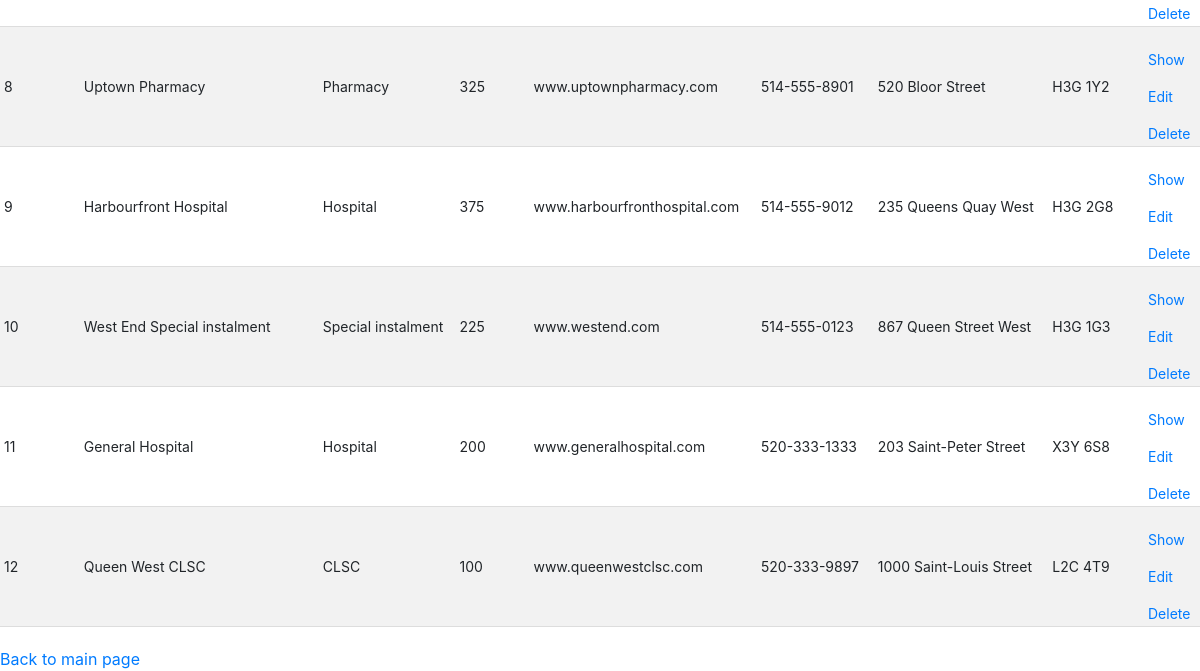
The page /pages/Facilities/index.php (lower part) on the database as committed earlier.
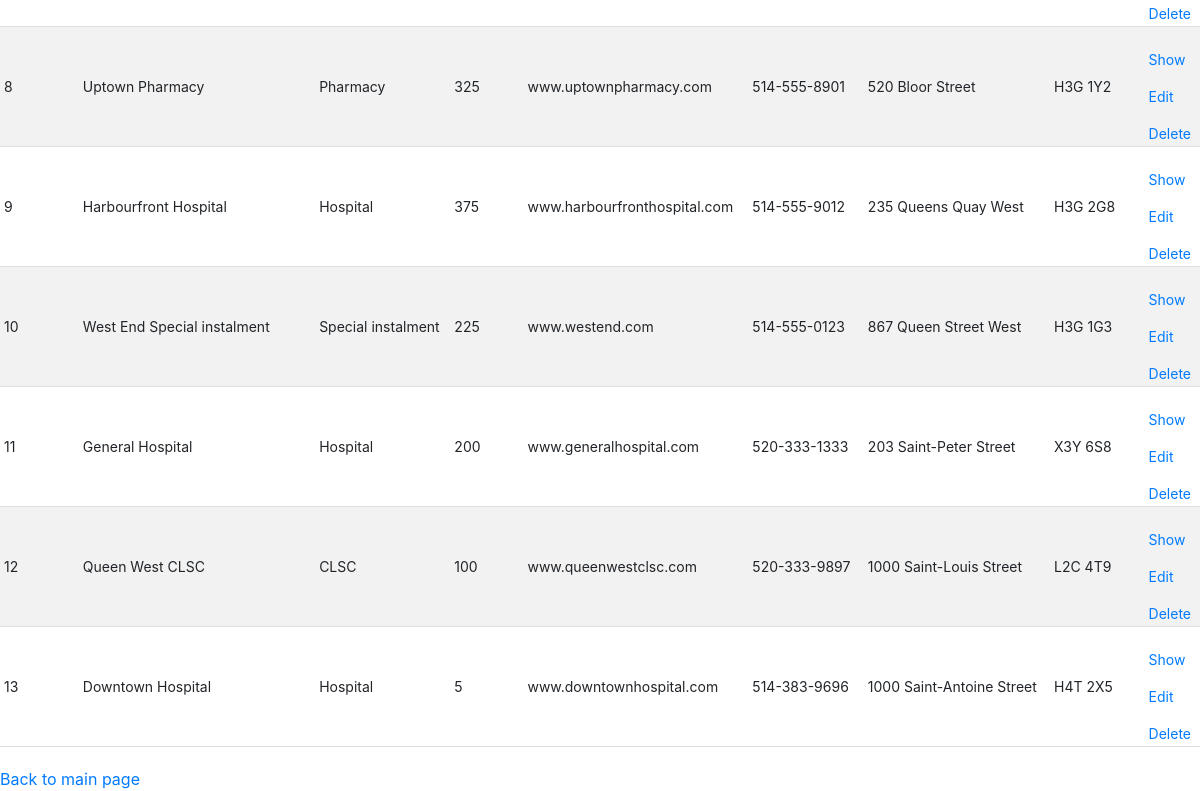
The same page on the database as committed later.
### tables this page shows
CREATE TABLE Facilities (
  FacilityID INT PRIMARY KEY,
  Name VARCHAR(255),
  Type VARCHAR(255),
  Capacity INT,
  WebAddress VARCHAR(255),
  PhoneNumber VARCHAR(255),
  Address VARCHAR(255),
  PostalCode VARCHAR(255),
  FOREIGN KEY (PostalCode) REFERENCES PostalCodes(PostalCode),
  CHECK (Type in ('Hospital', 'CLSC', 'Clinic', 'Pharmacy', 'Special instalment'))
);

### pages/Facilities/index.php (the view, shortened to what this page needs)
<?php require_once '../../database.php';
    include '../header.php';
    $statement = $conn->prepare('SELECT * FROM Facilities');
    $statement->execute();
    mysqli_stmt_bind_result($statement, $row['FacilityID'], $row['Name'], $row['Type'], $row['Capacity'], $row['WebAddress'], $row['PhoneNumber'], $row['Address'], $row['PostalCode']);
?>
<!DOCTYPE html>
<html lang="en">
<head>
    <link rel="stylesheet" href="../../pages/style.css">
</head>
<body>
    <table>
        <tbody>
            <?php while (mysqli_stmt_fetch($statement)) {?>
                <tr>
                    <td><?php echo $row['FacilityID'] ?></td>
                    <td><?php echo $row['Name'] ?></td>
                    <td><?php echo $row['Type'] ?></td>
                    <td><?php echo $row['Capacity'] ?></td>
                    <td><?php echo $row['WebAddress'] ?></td>
                    <td><?php echo $row['PhoneNumber'] ?></td>
                    <td><?php echo $row['Address'] ?></td>
                    <td><?php echo $row['PostalCode'] ?></td>
                    <td>
                        <a href="./show.php?FacilityID=<?php echo $row["FacilityID"]?>">Show</a>
                        <a href="./edit.php?FacilityID=<?php echo $row["FacilityID"] ?>">Edit</a>
                        <a href="./delete.php?FacilityID=<?php echo $row["FacilityID"] ?>">Delete</a>
                    </td>
                </tr>
            <?php }; ?>
        </tbody>
    </table>
    <a href="../../index.php">Back to main page</a>
</body>
</html>

Rows that differ between the two databases and show on the page:
added facilities: FacilityID "13", Name "Downtown Hospital", Type "Hospital", Capacity "5", WebAddress "www.downtownhospital.com", PhoneNumber "514-383-9696", Address "1000 Saint-Antoine Street", PostalCode "H4T 2X5"
